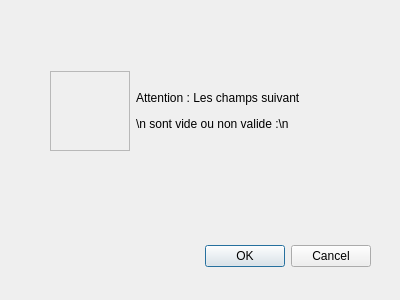
<?xml version="1.0" encoding="UTF-8"?>
<ui version="4.0">
 <class>Dialog</class>
 <widget class="QDialog" name="Dialog">
  <property name="geometry">
   <rect>
    <x>0</x>
    <y>0</y>
    <width>400</width>
    <height>300</height>
   </rect>
  </property>
  <property name="windowTitle">
   <string>Dialog</string>
  </property>
  <widget class="QDialogButtonBox" name="buttonBox">
   <property name="geometry">
    <rect>
     <x>30</x>
     <y>240</y>
     <width>341</width>
     <height>32</height>
    </rect>
   </property>
   <property name="orientation">
    <enum>Qt::Horizontal</enum>
   </property>
   <property name="standardButtons">
    <set>QDialogButtonBox::Cancel|QDialogButtonBox::Ok</set>
   </property>
  </widget>
  <widget class="QWidget" name="">
   <property name="geometry">
    <rect>
     <x>50</x>
     <y>70</y>
     <width>299</width>
     <height>82</height>
    </rect>
   </property>
   <layout class="QGridLayout" name="gridLayout">
    <item row="0" column="0">
     <widget class="QLabel" name="label">
      <property name="maximumSize">
       <size>
        <width>80</width>
        <height>80</height>
       </size>
      </property>
      <property name="frameShape">
       <enum>QFrame::StyledPanel</enum>
      </property>
      <property name="text">
       <string/>
      </property>
      <property name="pixmap">
       <pixmap>../../../../../../../Cours/M1S2/Projet/ProjetS2/sign-warning-icon.png</pixmap>
      </property>
      <property name="scaledContents">
       <bool>true</bool>
      </property>
     </widget>
    </item>
    <item row="0" column="1">
     <widget class="QLabel" name="label_2">
      <property name="text">
       <string>&lt;html&gt;&lt;head/&gt;&lt;body&gt;&lt;p&gt;Attention : Les champs suivant &lt;/p&gt;&lt;p&gt;\n sont vide ou non valide :\n&lt;/p&gt;&lt;/body&gt;&lt;/html&gt;</string>
      </property>
     </widget>
    </item>
   </layout>
  </widget>
 </widget>
 <resources/>
 <connections>
  <connection>
   <sender>buttonBox</sender>
   <signal>accepted()</signal>
   <receiver>Dialog</receiver>
   <slot>accept()</slot>
   <hints>
    <hint type="sourcelabel">
     <x>248</x>
     <y>254</y>
    </hint>
    <hint type="destinationlabel">
     <x>157</x>
     <y>274</y>
    </hint>
   </hints>
  </connection>
  <connection>
   <sender>buttonBox</sender>
   <signal>rejected()</signal>
   <receiver>Dialog</receiver>
   <slot>reject()</slot>
   <hints>
    <hint type="sourcelabel">
     <x>316</x>
     <y>260</y>
    </hint>
    <hint type="destinationlabel">
     <x>286</x>
     <y>274</y>
    </hint>
   </hints>
  </connection>
 </connections>
</ui>
